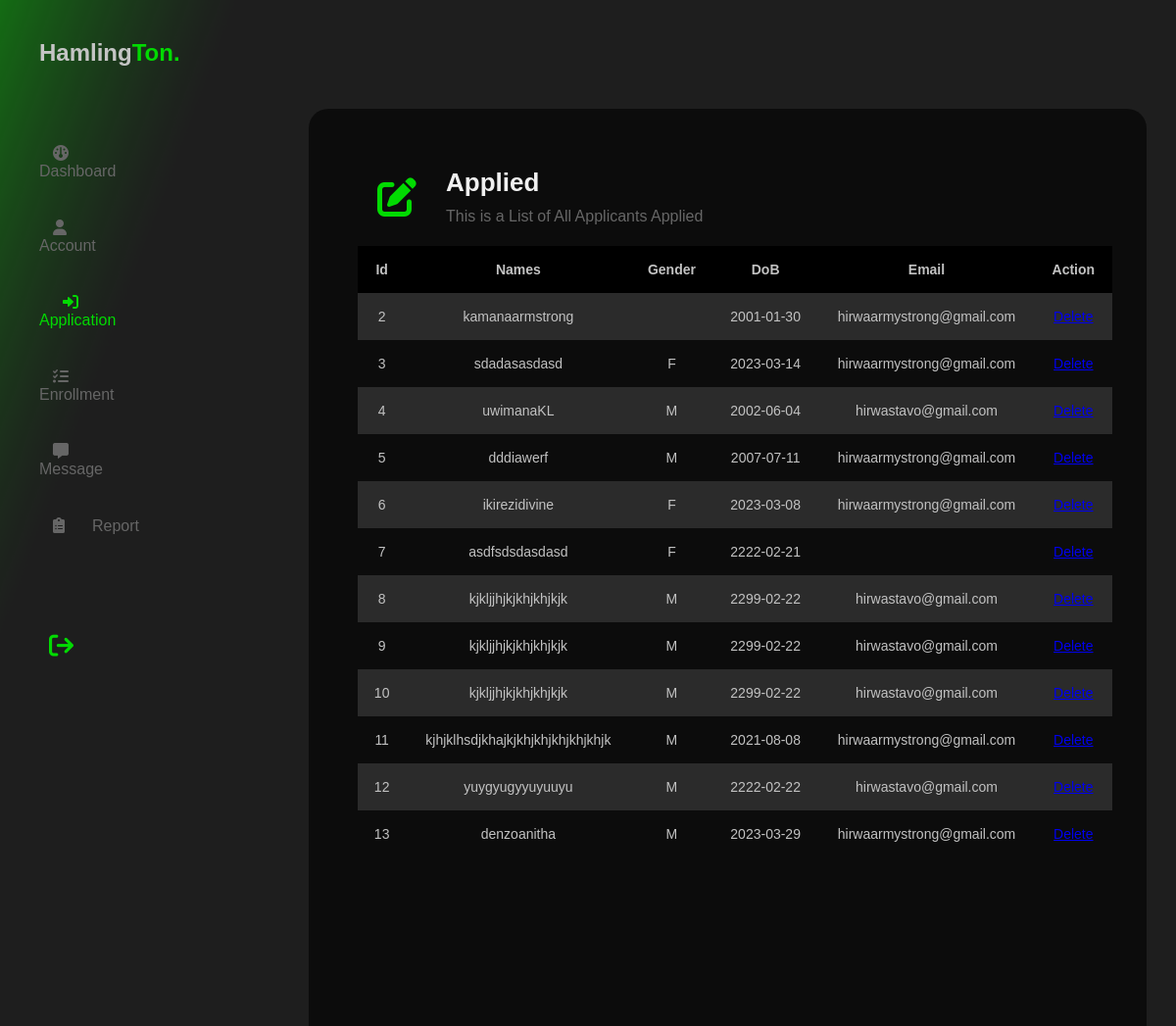
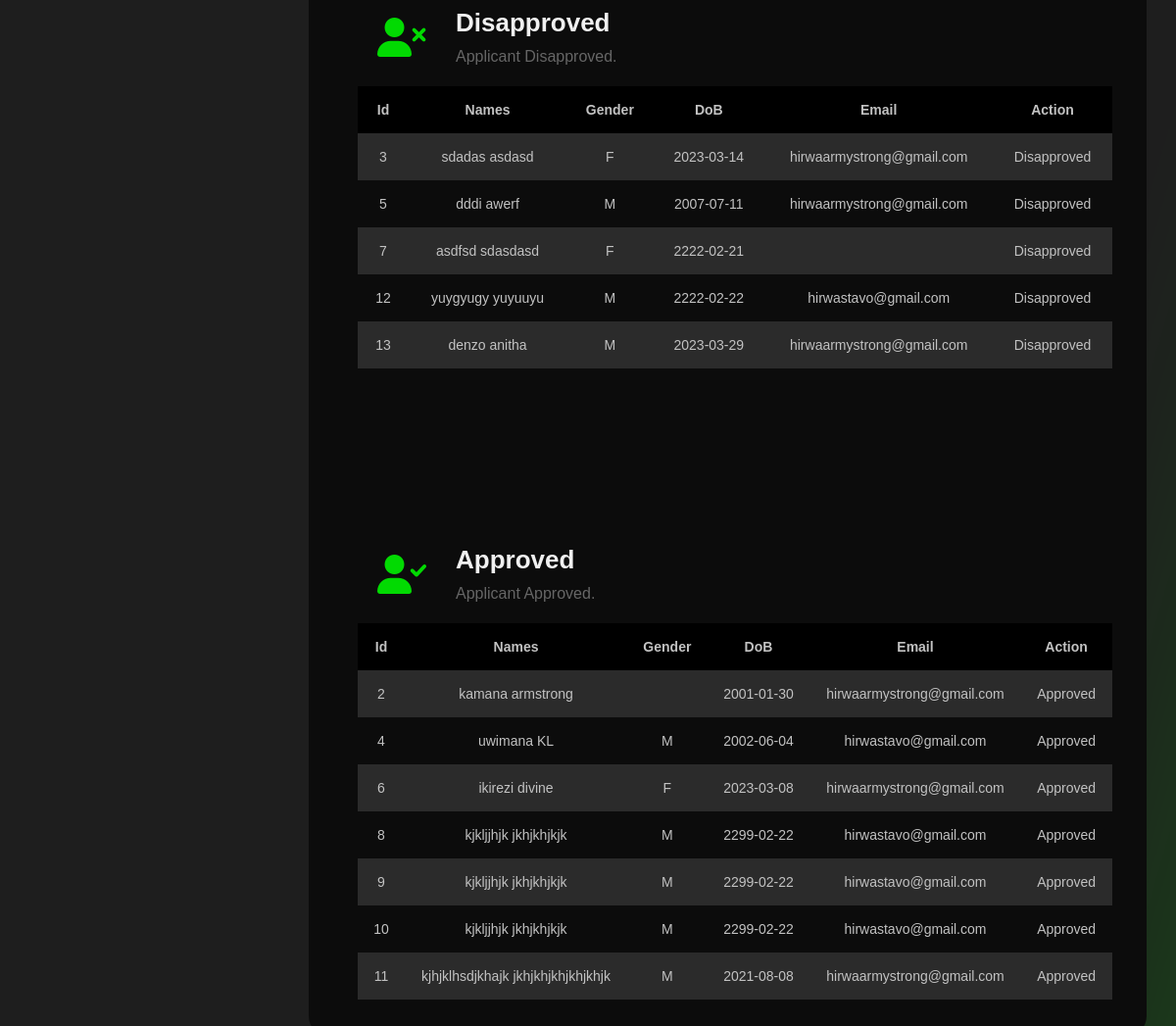
Page /app.php (signed in) on the committed database (2 pictures, top to bottom).
### tables this page shows
CREATE TABLE `apply` (
  `apId` int(11) NOT NULL,
  `fname` varchar(50) NOT NULL,
  `lname` varchar(50) NOT NULL,
  `dob` date NOT NULL,
  `gender` char(1) NOT NULL,
  `email` varchar(50) NOT NULL,
  `phone` varchar(30) NOT NULL,
  `nationId` varchar(50) NOT NULL,
  `province` varchar(50) NOT NULL,
  `district` varchar(50) NOT NULL,
  `sector` varchar(50) NOT NULL,
  `cell` varchar(50) NOT NULL,
  `village` varchar(50) NOT NULL,
  `regDate` date DEFAULT NULL
);

CREATE TABLE `enroll` (
  `apId` int(11) DEFAULT NULL,
  `action` varchar(20) DEFAULT NULL
);

### app.php (the view, shortened to what this page needs)
<!DOCTYPE html>
<html lang="en">
<head>
    <link rel="stylesheet" href="admin.css">
    <link rel="stylesheet" href="./fontawesome-free-6.0.0-web/css/all.min.css">
</head>
<body>
    <div class="admin">
        <nav>
            <h1>Hamling<span>Ton.</span></h1>
            <ul>
                <li class = "list"><a href="admin.php"><i class="fa-solid fa-gauge"></i>Dashboard</a></li>
                <li class = "list"><a href="account.php"><i class="fa-solid fa-user"></i>Account</a></li>
                <li class = "list"><a href="app.php" class="active"><i class="fa-solid fa-right-to-bracket"></i>Application</a></li>
                <li class = "list"><a href="enroll.php"><i class="fa-solid fa-list-check"></i>Enrollment</a></li>
                <li class = "list"><a href="message.php"><i class="fa-solid fa-message"></i>Message</a></li>
                <li class = "list"><a href="report.php"><i class="fa-solid fa-clipboard-list"></i>Report</a></li>
                <li class="logout"><a href="logout.php"><i class="fa-solid fa-arrow-right-from-bracket"></i></a></li>
            </ul>
        </nav>
        <div class="view">
            <div class="apl-growth">
                <div class="head">
                    <i class="fa-sharp fa-solid fa-pen-to-square"></i>
                    <span>
                        <h1>Applied</h1>
                        <p>This is a List of All Applicants Applied
                        </p>
                    </span>
                </div>
                <?php
                    include("connect.php");
                    $ret = mysqli_query($con,"select * from apply") or die("fail to retrieve".mysqli_error($con));
                    $rec = mysqli_num_rows($ret);
                    if ($rec == 0) {
                        ?>
                        <table>
                            <tr>
                                <th>Id</th>
                                <th>Names</th>
                                <th>Gender</th>
                                <th>DoB</th>
                                <th>Email</th>
                                <th>Action</th>
                            </tr>
                            <tr>
                                <td colspan="6">No one applied yet!</td>
                            </tr>
                        </table>
                        <?php
                    }
                    else {
                        ?>
                        <table>
                            <tr>
                                <th>Id</th>
                                <th>Names</th>
                                <th>Gender</th>
                                <th>DoB</th>
                                <th>Email</th>
                                <th>Action</th>
                            </tr>
                            <?php
                                while ($a = mysqli_fetch_array($ret)) {
                                    ?>
                                    <tr>
                                        <td><?php echo $a['apId']; ?></td>
                                        <td><?php echo $a['fname'].$a['lname']; ?></td>
                                        <td><?php echo $a['gender']; ?></td>
                                        <td><?php echo $a['dob']; ?></td>
                                        <td><?php echo $a['email']; ?></td>
                                        <td><a href="delete.php?ap_id=<?php echo $a['apId']; ?>">Delete</a></td>
                                    </tr>
                                    <?php
                                }
                            ?>
                        </table>
                        <?php
                    }
                ?>
            </div>
            <div class="dis-growth">
                <div class="head">
                    <i class="fa-solid fa-user-xmark"></i>
                    <span>
                        <h1>Disapproved</h1>
                        <p>Applicant Disapproved.</p>
                    </span>
                </div>
                <?php
                    include("connect.php");
                    $ret = mysqli_query($con,"select apply.apId,concat_ws(' ',apply.fname,apply.lname) as names,apply.gender,dob,email,enroll.action from apply join enroll on apply.apId = enroll.apId where enroll.action='disapproved'") or die("fail to retrieve".mysqli_error($con));
                    $rec = mysqli_num_rows($ret);
                    if ($rec == 0) {
                        ?>
                        <table>
                            <tr>
                                <th>Id</th>
                                <th>Names</th>
                                <th>Gender</th>
                                <th>DoB</th>
                                <th>Email</th>
                                <th>Action</th>
                            </tr>
                            <tr>
                                <td colspan="6">No one applied yet!</td>
                            </tr>
                        </table>
                        <?php
                    }
                    else {
                        ?>
                        <table>
                            <tr>
                                <th>Id</th>
                                <th>Names</th>
                                <th>Gender</th>
                                <th>DoB</th>
                                <th>Email</th>
                                <th>Action</th>
                            </tr>
                            <?php
                                while ($a = mysqli_fetch_array($ret)) {
                                    ?>
                                    <tr>
                                        <td><?php echo $a['apId']; ?></td>
                                        <td><?php echo $a['names']; ?></td>
                                        <td><?php echo $a['gender']; ?></td>
                                        <td><?php echo $a['dob']; ?></td>
                                        <td><?php echo $a['email']; ?></td>
                                        <td><?php echo $a['action']; ?></td>
                                    </tr>
                                    <?php
                                }
                            ?>
                        </table>
                        <?php
                    }
                ?>
            </div>
            <div class="approv-growth">
                <div class="head">
                    <i class="fa-solid fa-user-check"></i>
                    <span>
                        <h1>Approved</h1>
                        <p>Applicant Approved.</p>
                    </span>
                </div>
                <?php
                    include("connect.php");
                    $ret = mysqli_query($con,"select apply.apId,concat_ws(' ',apply.fname,apply.lname) as names,apply.gender,dob,email,enroll.action from apply join enroll on apply.apId = enroll.apId where enroll.action='approved'") or die("fail to retrieve".mysqli_error($con));
                    $rec = mysqli_num_rows($ret);
                    if ($rec == 0) {
                        ?>
                        <table>
                            <tr>
                                <th>Id</th>
                                <th>Names</th>
                                <th>Gender</th>
                                <th>DoB</th>
                                <th>Email</th>
                                <th>Action</th>
                            </tr>
                            <tr>
                                <td colspan="6">No one applied yet!</td>
                            </tr>
                        </table>
                        <?php
                    }
                    else {
                        ?>
                        <table>
                            <tr>
                                <th>Id</th>
                                <th>Names</th>
                                <th>Gender</th>
                                <th>DoB</th>
                                <th>Email</th>
                                <th>Action</th>
                            </tr>
                            <?php
                                while ($a = mysqli_fetch_array($ret)) {
                                    ?>
                                    <tr>
                                        <td><?php echo $a['apId']; ?></td>
                                        <td><?php echo $a['names']; ?></td>
                                        <td><?php echo $a['gender']; ?></td>
                                        <td><?php echo $a['dob']; ?></td>
                                        <td><?php echo $a['email']; ?></td>
                                        <td><?php echo $a['action']; ?></td>
                                    </tr>
                                    <?php
                                }
                            ?>
                        </table>
                        <?php
                    }
                ?>
            </div>
        </div>
    </div>
</body>
</html>

### admin.css (style rules this page uses)
* { margin: 0; padding: 0; box-sizing: border-box; }
.admin { position: fixed; width: 100%; height: 100%; display: flex; align-items: center; justify-content: center; }
.view { position: relative; overflow-y: scroll; width: 75%; height: 90%; margin: 30px; border-radius: 20px; background-color: rgb(12, 12, 12); }
::placeholder { color: rgb(201, 198, 198); }
nav { width: 25%; height: 100%; }
nav h1 { position: relative; font-family: arial; margin: 40px; color: rgb(197, 197, 197); }
nav h1 span { font-family: arial; color: rgb(2, 218, 2); }
nav ul { top: 10px; list-style: none; padding: 20px; display: flex; flex-direction: column; font-family: arial; justify-content: center; }
nav ul li a { color: rgb(102, 102, 102); padding: 14px; padding-right: 100px; text-decoration: none; transition: 0.3s ease-in-out; }
nav ul li { margin: 6px; padding: 14px; }
nav ul .active { color: rgb(2, 218, 2); left: 100px; margin-left: 10px; }
nav ul li i { width: 40px; }
.logout a i { position: relative; color: rgb(2, 218, 2); font-size: 25px; }
.logout { position: relative; top: 60px; }
.logout a { position: relative; padding: 10px; }
.dis-growth { margin-top: 70px; width: 100%; font-family: arial; display: flex; flex-direction: column; justify-content: center; }
.dis-growth .head { position: relative; display: flex; margin: 50px; margin-bottom: 10px; color: rgb(240, 240, 240); }
.dis-growth .head i { font-size: 40px; margin: 20px; color: rgb(2, 218, 2); }
.dis-growth span h1 { margin: 10px; font-size: 26px; }
.dis-growth span p { margin: 10px; font-size: 16px; color: rgb(102, 102, 102); }
.approv-growth { margin-top: 70px; width: 100%; font-family: arial; display: flex; flex-direction: column; justify-content: center; }
.approv-growth .head { position: relative; display: flex; margin: 50px; margin-bottom: 10px; color: rgb(240, 240, 240); }
.approv-growth .head i { font-size: 40px; margin: 20px; color: rgb(2, 218, 2); }
.approv-growth span h1 { margin: 10px; font-size: 26px; }
.approv-growth span p { margin: 10px; font-size: 16px; color: rgb(102, 102, 102); }
.apl-growth { position: relative; width: 100%; font-family: arial; display: flex; flex-direction: column; justify-content: center; }
.apl-growth .head { position: relative; display: flex; margin: 50px; margin-bottom: 10px; color: rgb(240, 240, 240); }
.apl-growth .head i { font-size: 40px; margin: 20px; color: rgb(2, 218, 2); }
.apl-growth span h1 { margin: 10px; font-size: 26px; }
.apl-growth span p { margin: 10px; font-size: 16px; color: rgb(102, 102, 102); }
table { font-family: arial; width: 90%; margin: 50px; margin-top: 0; text-align: center; font-size: 14px; border-collapse: collapse; }
tr:nth-child(even) { background-color: rgb(43, 43, 43); }
th, td { padding: 16px; color: rgb(194, 194, 194); }
th { background-color: black; color: rgb(194, 194, 194); }
::placeholder { color: rgb(180, 180, 180); }

### rows in the picture
apply: apId "2", fname "kamana", lname "armstrong", dob "2001-01-30", email "hirwaarmystrong@gmail.com", names "kamana armstrong", enroll.action "Approved"
apply: apId "3", fname "sdadas", lname "asdasd", gender "F", dob "2023-03-14", email "hirwaarmystrong@gmail.com", names "sdadas asdasd", enroll.action "Disapproved"
apply: apId "4", fname "uwimana", lname "KL", gender "M", dob "2002-06-04", email "hirwastavo@gmail.com", names "uwimana KL", enroll.action "Approved"
apply: apId "5", fname "dddi", lname "awerf", gender "M", dob "2007-07-11", email "hirwaarmystrong@gmail.com", names "dddi awerf", enroll.action "Disapproved"
apply: apId "6", fname "ikirezi", lname "divine", gender "F", dob "2023-03-08", email "hirwaarmystrong@gmail.com", names "ikirezi divine", enroll.action "Approved"
apply: apId "7", fname "asdfsd", lname "sdasdasd", gender "F", dob "2222-02-21", names "asdfsd sdasdasd", enroll.action "Disapproved"
apply: apId "8", fname "kjkljjhjk", lname "jkhjkhjkjk", gender "M", dob "2299-02-22", email "hirwastavo@gmail.com", names "kjkljjhjk jkhjkhjkjk", enroll.action "Approved"
apply: apId "9", fname "kjkljjhjk", lname "jkhjkhjkjk", gender "M", dob "2299-02-22", email "hirwastavo@gmail.com", names "kjkljjhjk jkhjkhjkjk", enroll.action "Approved"
apply: apId "10", fname "kjkljjhjk", lname "jkhjkhjkjk", gender "M", dob "2299-02-22", email "hirwastavo@gmail.com", names "kjkljjhjk jkhjkhjkjk", enroll.action "Approved"
apply: apId "11", fname "kjhjklhsdjkhajk", lname "jkhjkhjkhjkhjkhjk", gender "M", dob "2021-08-08", email "hirwaarmystrong@gmail.com", names "kjhjklhsdjkhajk jkhjkhjkhjkhjkhjk", enroll.action "Approved"
apply: apId "12", fname "yuygyugy", lname "yuyuuyu", gender "M", dob "2222-02-22", email "hirwastavo@gmail.com", names "yuygyugy yuyuuyu", enroll.action "Disapproved"
apply: apId "13", fname "denzo", lname "anitha", gender "M", dob "2023-03-29", email "hirwaarmystrong@gmail.com", names "denzo anitha", enroll.action "Disapproved"
